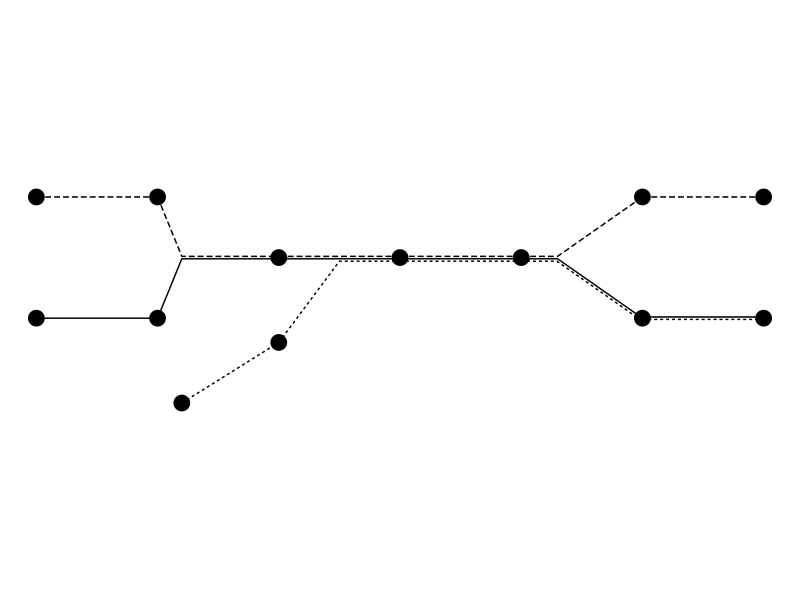
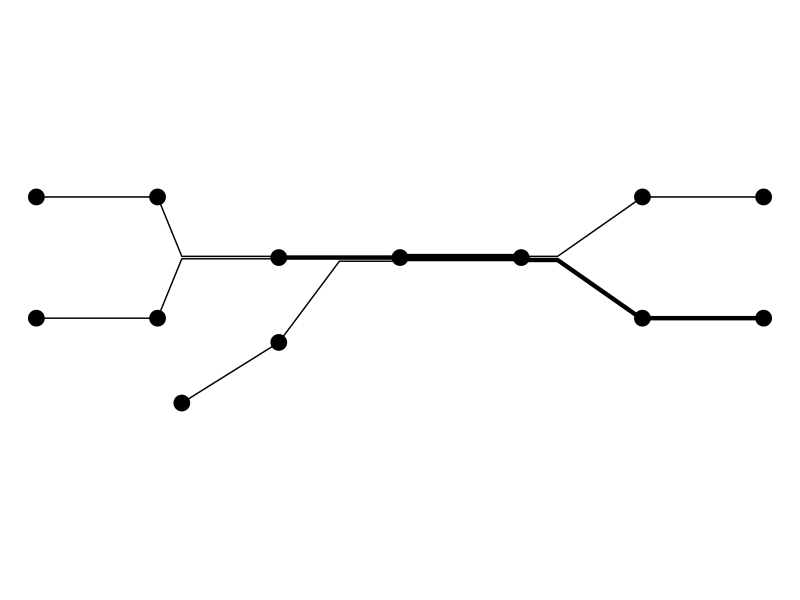

Write R code to recreate these figures, in order.
library(tidyverse)

stops <- tibble(x = c(0, 0, 1, 1, 1.2, 2, 2, 3, 4, 5, 5, 6, 6),
                y = c(2, 1, 2, 1, 0.3, 1.5, 0.8, 1.5, 1.5, 2, 1, 2, 1))

roads <- tibble(id = c(1, 1, 2, 2, 3, 3, 3, 4, 4, 4, 5, 5, 6, 6, 7, 7, 7, 8, 8, 
                       9, 9, 9, 10, 10, 10, 11, 11, 12, 12, 13, 13,
                       14, 14, 15, 15, 16, 16, 16, 17, 17),
                x = c(0, 1, 0, 1, 1, 1.2, 2, 1, 1.2, 2, 2, 3, 1.2, 2, 2, 2.5, 3, 
                      3, 4, 4, 4.3, 5, 4, 4.3, 5, 5, 6, 5, 6, 2, 3, 3, 4, 3, 4, 4, 4.295, 5,
                      5, 6),
                y = c(2, 2, 1, 1, 2, 1.51, 1.51, 1, 1.49, 1.49, 1.49, 1.49, 0.3, 0.8, 0.8, 1.47, 1.47,
                      1.49, 1.49, 1.51, 1.51, 2, 1.49, 1.49, 1, 2, 2, 1.01, 1.01, 1.51, 1.51,
                      1.51, 1.51, 1.47, 1.47, 1.47, 1.47, 0.975, 0.99, 0.99)) %>%
    mutate(lty = ifelse(id %in% c(6, 7, 15, 16, 17), 2, 
                        ifelse(id %in% c(1, 3, 13, 14, 9, 11), 3, 1)))

p1 <- ggplot() +
    geom_point(aes(x, y), data = stops, size = 5, pch = 19) +
    geom_path(aes(x, y, group = id, lty = as.factor(lty)), data = roads) + 
    theme_void() + theme(legend.position = 'none') +
    coord_fixed(1)

roads2 <- roads %>% filter(!id %in% c(5, 14, 15, 16, 17)) %>%
    group_by(id) %>% do({
        if ((.)$id[1] == 12) {
            (.) %>% mutate(y = 1)
        } else if ((.)$id[1] %in% c(13, 8)) {
            (.) %>% mutate(y = 1.5)
        } else if ((.)$id[1] %in% c(10)) {
            (.) %>% mutate(y = y - 0.01)
        } else {
            (.)
        }
    }) %>% 
    mutate(lwd = ifelse(id %in% c(13, 10, 12), 2, 
                        ifelse(id %in% c(8), 5, 1)))
p2 <- ggplot() +
    geom_point(aes(x, y), data = stops, size = 5, pch = 19) +
    geom_path(aes(x, y, group = id, size = lwd), data = roads2) + 
    theme_void() + theme(legend.position = 'none') +
    scale_size_continuous(range = c(0.5, 2.5)) +
    coord_fixed(1)

ggsave("figures/02_network_segments_1.pdf", p1, device = "pdf", width = 6, height = 2)
ggsave("figures/02_network_segments_2.pdf", p2, device = "pdf", width = 6, height = 2)





# library(RSQLite)
# library(dbplyr)

# DBDIR <- file.path("..", "..", "transitr")

# gtfs <- dbConnect(SQLite(), file.path(DBDIR, "fulldata.db"))

# ## get some routes
# vmax <- gtfs %>% tbl("routes") %>% 
#     summarize(version = max(version, na.rm = TRUE)) %>% collect %>% pluck('version')
# routes_to_use <- c("22N", "22A", "24B", "27W", "30", "70")
# routes <- gtfs %>% tbl("routes") %>% 
#     filter(route_short_name %in% routes_to_use && version == vmax &&
#            (route_long_name %like% '%To City%' || route_long_name %like% '%To Britomart%')) %>%
#     select(route_id, route_short_name) %>% collect %>%
#     group_by(route_short_name) %>%
#     summarize(route_id = first(route_id))

# trips <- gtfs %>% tbl("trips") %>% filter(route_id %in% routes$route_id) %>% 
#     collect %>% group_by(trip_id) %>% summarize(shape_id = first(shape_id))

# shapes <- gtfs %>% tbl("shapes") %>%
#     filter(shape_id %in% trips$shape_id) %>%
#     arrange(shape_id, shape_pt_sequence) %>%
#     collect

# stop_ids <- gtfs %>% tbl("stop_times") %>%
#     filter(trip_id %in% trips$trip_id) %>%
#     select(stop_id) %>% distinct %>% collect %>% pluck('stop_id')

# stops <- gtfs %>% tbl("stops") %>% 
#     filter(stop_id %in% stop_ids) %>% collect

# ggplot(shapes, aes(shape_pt_lon, shape_pt_lat, group = shape_id)) +
#     geom_path(alpha = 0.5) +
#     geom_point(aes(stop_lon, stop_lat, group = NULL), data = stops,
#                pch = 21, fill = "white", size = 1) +
#     coord_fixed(ratio = 1.2)+#, xlim = c(174.74, 174.78), ylim = c(-36.88, -36.84)) +
#     theme(axis.title = element_blank(), axis.ticks = element_blank(), axis.text = element_blank())
